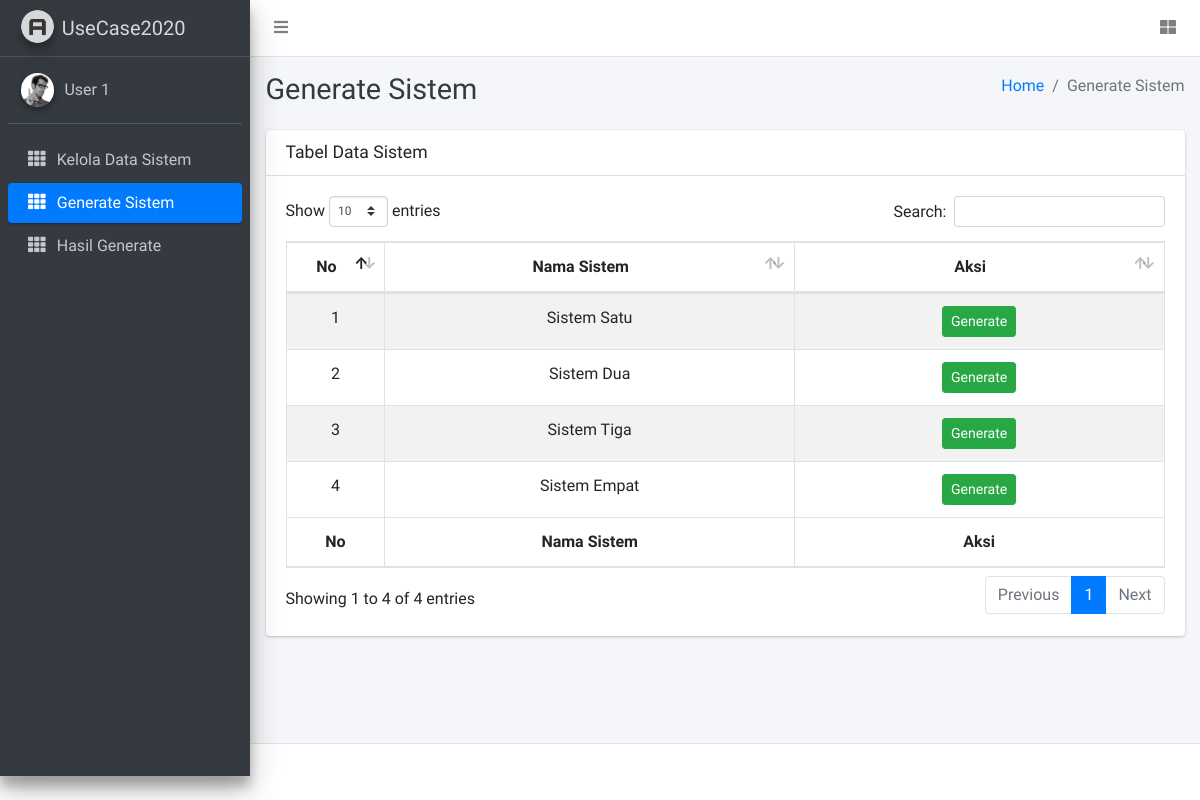
Page /generate-sistem.php on the earlier database version.
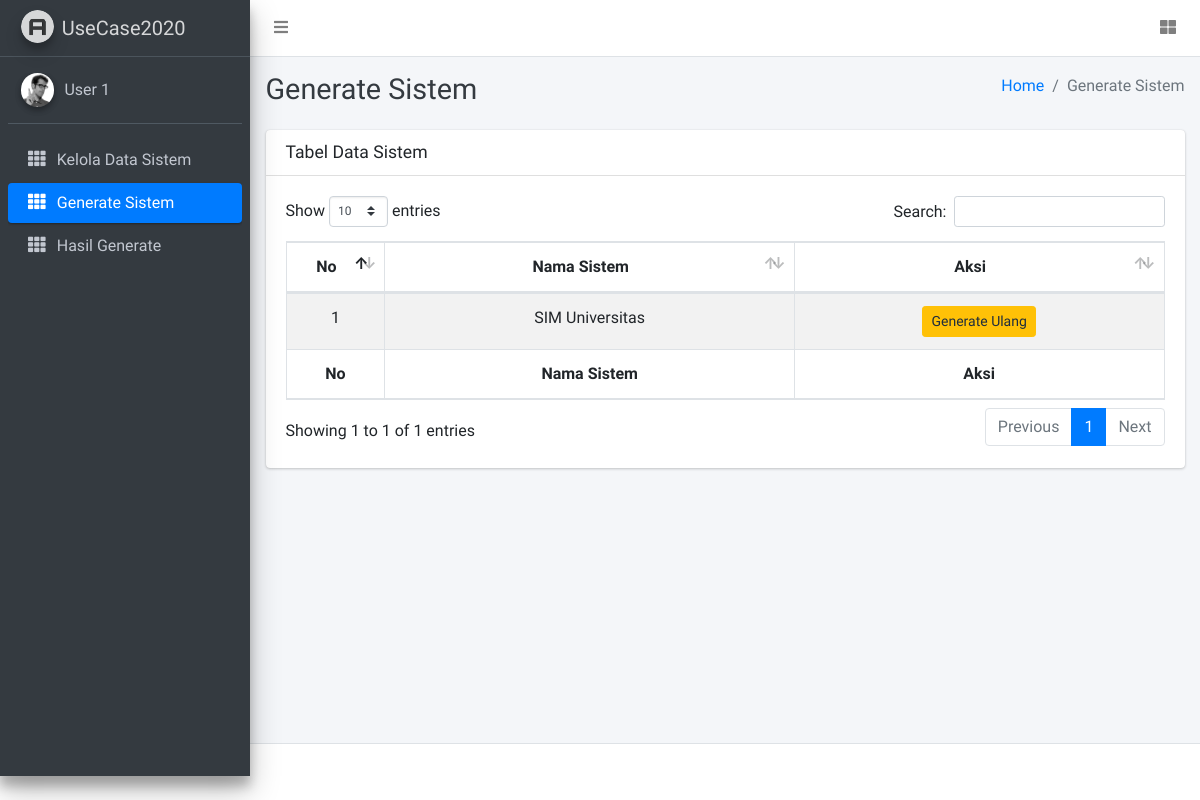
Same page on the later database version.
### tables this page shows
CREATE TABLE `sistem` (
  `id_sistem` int(11) NOT NULL,
  `nama_sistem` varchar(50) NOT NULL
);

### functions.php (called while the page is built, shortened)
<?php
$conn = mysqli_connect("localhost", "root", "", "usecase_psi");
function query($query){
  global $conn;
  $result = mysqli_query($conn, $query);
  $rows = [];
  while ($row = mysqli_fetch_assoc($result)){
    $rows[] = $row;
  }
  return $rows;
}
function cekPernahGenerate($id_sistem){
  $cek = query("SELECT * FROM `generate` WHERE id_sistem = '$id_sistem'");
  $jumlahCek = count($cek);
  if ($jumlahCek > 0){
    return true;
  }
  return false;
}
?>

### container/generate-sistem.php (the view)
<?php
include('functions.php');
$sistem = query("SELECT * FROM sistem");
?>
<div class="content-header">
    <div class="container-fluid">
        <div class="row mb-2">
            <div class="col-sm-6">
                <h1 class="m-0 text-dark">Generate Sistem</h1>
            </div>
            <div class="col-sm-6">
                <ol class="breadcrumb float-sm-right">
                    <li class="breadcrumb-item"><a href="#">Home</a></li>
                    <li class="breadcrumb-item active">Generate Sistem</li>
                </ol>
            </div>
        </div>
    </div>
</div>
<div class="content">
    <div class="container-fluid">
        <div class="row">
        <div class="col-12">
            <div class="card">
                <div class="card-header">
                    <h3 class="card-title">Tabel Data Sistem</h3>
                </div>
                <div class="card-body">
                    <div id="example1_wrapper" class="dataTables_wrapper dt-bootstrap4">
                        <div class="row">
                            <div class="col-sm-12">
                                <table id="example1" class="text-center table table-bordered table-striped dataTable" role="grid"
                                    aria-describedby="example1_info">
                                    <thead>
                                        <tr role="row">
                                            <th class="sorting_asc" tabindex="0" aria-controls="example1" rowspan="1"
                                                colspan="1" aria-sort="ascending"
                                                aria-label="Rendering engine: activate to sort column descending"
                                                style="width: 5px;">No</th>
                                            <th class="sorting" tabindex="0" aria-controls="example1" rowspan="1"
                                                colspan="1" aria-label="Browser: activate to sort column ascending"
                                                style="width: 219px;">Nama Sistem</th>
                                            <th class="sorting" tabindex="0" aria-controls="example1" rowspan="1"
                                                colspan="1" aria-label="Platform(s): activate to sort column ascending"
                                                style="width: 194px;">Aksi</th>
                                        </tr>
                                    </thead>
                                    <tbody>
                                    <?php
                                    $i= 0;
                                    foreach($sistem as $sis): ?>
                                        <tr role="row" class="odd">
                                            <td class="sorting_1"><?=++$i?></td>
                                            <td><?= $sis['nama_sistem']?></td>
                                            <td>
                                                <?php if(cekPernahGenerate($sis['id_sistem'])): ?>
                                                    <a href="proses-generate.php?id=<?= $sis['id_sistem'] ?>" class="btn btn-sm btn-warning">Generate Ulang</a>
                                                <?php else: ?>
                                                    <a href="proses-generate.php?id=<?= $sis['id_sistem'] ?>" class="btn btn-sm btn-success">Generate</a>
                                                <?php endif ?>
                                            </td>
                                        </tr>
                                    <?php endforeach ?>
                                    </tbody>
                                    <tfoot>
                                        <tr>
                                            <th rowspan="1" colspan="1">No</th>
                                            <th rowspan="1" colspan="1">Nama Sistem</th>
                                            <th rowspan="1" colspan="1">Aksi</th>
                                        </tr>
                                    </tfoot>
                                </table>
                            </div>
                        </div>
                    </div>
                </div>
                </div>
            </div>
        </div>
    </div>
</div>

### component/header.php (shortened to what this page needs)
<!DOCTYPE html>
<html lang="en">
<head>
  <link rel="stylesheet" href="plugins/fontawesome-free/css/all.min.css">
  <link rel="stylesheet" href="dist/css/adminlte.min.css">
  <link rel="stylesheet" href="plugins/datatables-bs4/css/dataTables.bootstrap4.css">
</head>

### generate-sistem.php
<?php
$page = 2;
include('component/header.php') ?>
<body class="hold-transition sidebar-mini">
<div class="wrapper">
  <?php include('component/topbar.php') ?>
  <?php include('component/sidebar.php') ?>
  <div class="content-wrapper">
    <?php include('container/generate-sistem.php') ?>
  </div>
  <?php include('component/footer.php') ?>

### component/topbar.php
<nav class="main-header navbar navbar-expand navbar-white navbar-light">
    <ul class="navbar-nav">
      <li class="nav-item">
        <a class="nav-link" data-widget="pushmenu" href="#"><i class="fas fa-bars"></i></a>
      </li>
    </ul>
    <ul class="navbar-nav ml-auto">
      <li class="nav-item">
        <a class="nav-link" data-widget="control-sidebar" data-slide="true" href="#"><i
            class="fas fa-th-large"></i></a>
      </li>
    </ul>
  </nav>

### component/sidebar.php
<aside class="main-sidebar sidebar-dark-primary elevation-4">
    <a href="index.php" class="brand-link">
      <img src="dist/img/AdminLTELogo.png" alt="AdminLTE Logo" class="brand-image img-circle elevation-3"
           style="opacity: .8">
      <span class="brand-text font-weight-light">UseCase2020</span>
    </a>
    <div class="sidebar">
      <div class="user-panel mt-3 pb-3 mb-3 d-flex">
        <div class="image">
          <img src="dist/img/user2-160x160.jpg" class="img-circle elevation-2" alt="User Image">
        </div>
        <div class="info">
          <a href="#" class="d-block">User 1</a>
        </div>
      </div>
      <nav class="mt-2">
        <ul class="nav nav-pills nav-sidebar flex-column" data-widget="treeview" role="menu" data-accordion="false">
          <li class="nav-item">
            <a href="index.php" class="nav-link <?php if($page ==1): echo "active"; endif; ?>">
              <i class="nav-icon fas fa-th"></i>
              <p>
                Kelola Data Sistem
              </p>
            </a>
          </li>
          <li class="nav-item">
            <a href="generate-sistem.php" class="nav-link <?php if($page ==2): echo "active"; endif; ?>">
              <i class="nav-icon fas fa-th"></i>
              <p>
                Generate Sistem
              </p>
            </a>
          </li>
          <li class="nav-item">
            <a href="hasil-generate.php" class="nav-link <?php if($page ==3): echo "active"; endif; ?>">
              <i class="nav-icon fas fa-th"></i>
              <p>
                Hasil Generate
              </p>
            </a>
          </li>
        </ul>
      </nav>
    </div>
  </aside>

### component/footer.php (shortened to what this page needs)
<footer class="main-footer">
  </footer>
</div>
</body>
</html>

Differences in the rows shown:
removed sistem: nama_sistem "Sistem Satu"
removed sistem: nama_sistem "Sistem Dua"
removed sistem: nama_sistem "Sistem Tiga"
removed sistem: nama_sistem "Sistem Empat"
added sistem: nama_sistem "SIM Universitas"
Other differences:
text written by a page script: "Show entries Search: Showing 1 to 4 of 4 entries Previous 1 Next" → "Show entries Search: Showing 1 to 1 of 1 entries Previous 1 Next"
